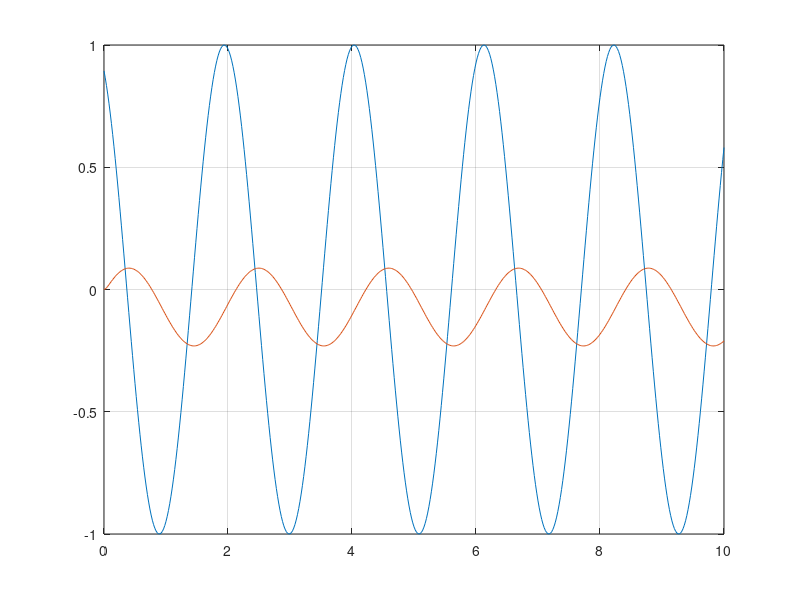

Write MATLAB code to recreate this figure.
%-----------------------------------------------------------------------%
%                     GNU GENERAL PUBLIC LICENSE                        %
%                       Version 3, 29 June 2007                         %
%                                                                       %
%        This function simulates a motor to a sinasiodal input          %
%                  Copyright © 2020  Matthew J Read                     %
% ----------------------------------------------------------------------%
function AsinWt_MotorModel()  
s = tf('s');
motor = 13.7/(s^2+28.53*s);

A = 1;
W = 3;
Q = 90;
t = (0 : 0.02 : 10);
v = A*sin((W*t)+Q);

plot(t,v)
grid on
hold on
y = lsim(motor , v , t);
plot(t,y)
hold off
end
% ----------------------------------------------------------------------%